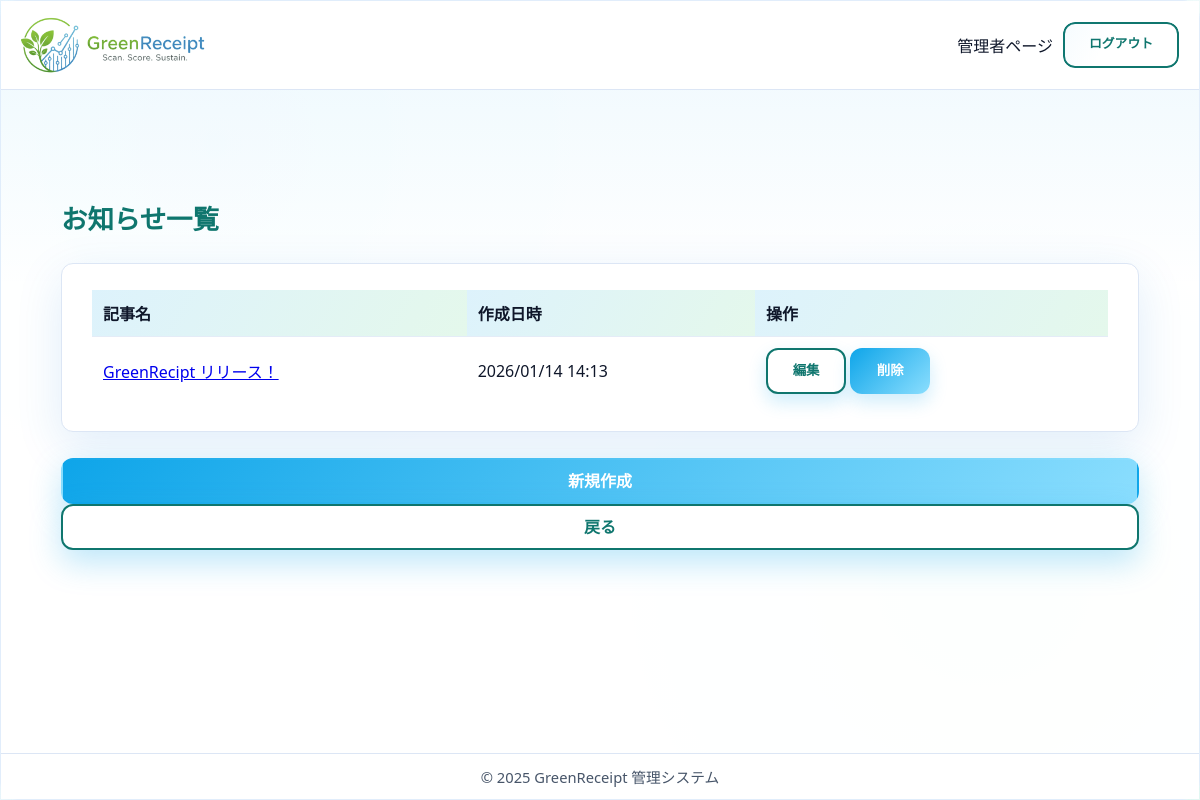
Before: /staff/announcements/ (signed in) with the older database file.
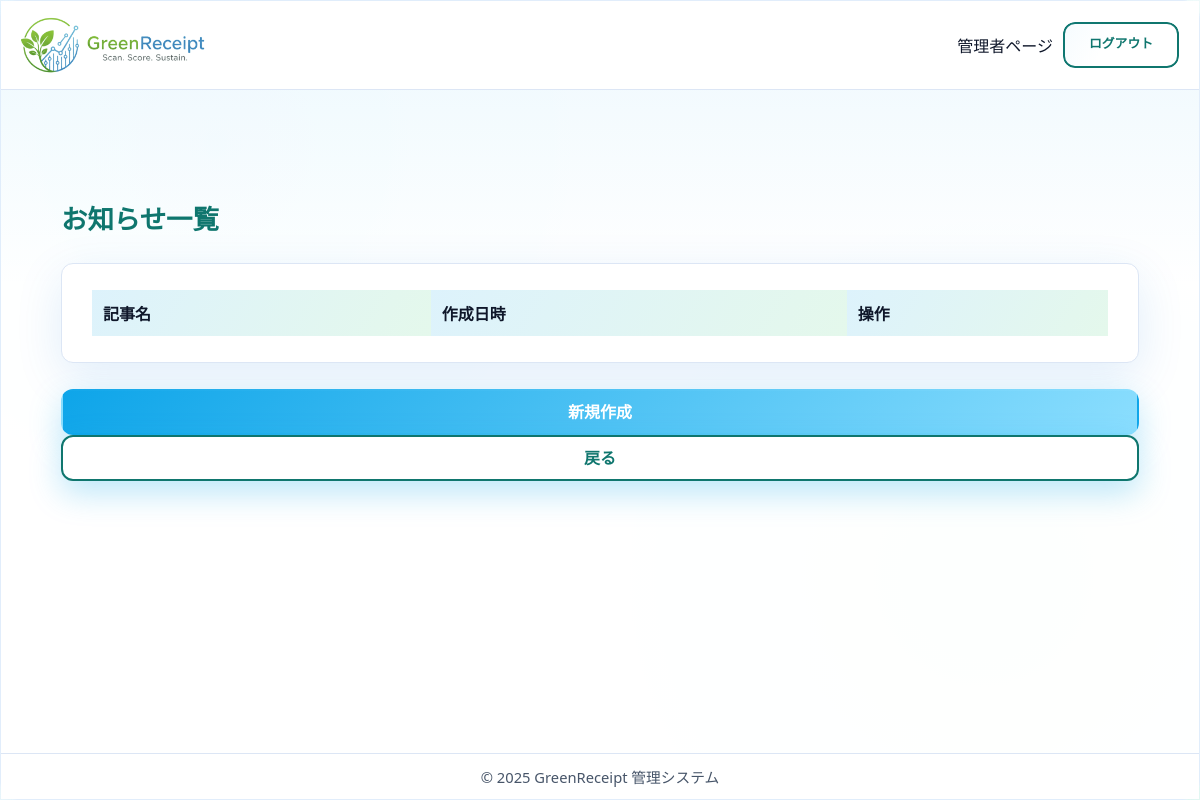
After: the same page with the newer database file.
### core/models.py (models this page shows, shortened)
class Announcement(models.Model):
    title = models.CharField(max_length=100, verbose_name='記事名')
    content = models.TextField(verbose_name='内容')
    file = models.FileField(
        upload_to='announcements/', null=True, blank=True, verbose_name='ファイル')
    created_at = models.DateTimeField(auto_now_add=True, verbose_name='作成日時')
    class Meta:
        verbose_name = 'お知らせ'
        verbose_name_plural = 'お知らせ'

### core/views.py (the view)
# urls.py: path("staff/announcements/", views.announcement_list, name="announcement_list"),
@staff_member_required
def announcement_list(request):
    announcements = Announcement.objects.all().order_by('-created_at')
    return render(request, 'admin/announcement_list.html', {'announcements': announcements})

### core/templates/admin/announcement_list.html (shortened to what this page needs)
{% extends 'admin/admin_base.html' %}
{% block content %}
  <main class="dashboard-main">
  <div class="container-fluid dashboard-section mt-4 px-4">
      <div class="d-flex justify-content-between align-items-center mb-3">
        <h1>お知らせ一覧</h1>
      </div>
      <div class="card">
        <div class="card-body">
          <table class="table">
            <thead>
              <tr>
                <th>記事名</th>
                <th>作成日時</th>
                <th>操作</th>
              </tr>
            </thead>
            <tbody>
              {% for announcement in announcements %}
              <tr>
                <td><a href="{% url 'core:announcement_detail' announcement.id %}">{{ announcement.title }}</a></td>
                <td>{{ announcement.created_at|date:"Y/m/d H:i" }}</td>
                <td>
                  <a href="{% url 'core:announcement_update' announcement.id %}" class="btn btn-secondary btn-sm btn-action">編集</a>
                  <a href="{% url 'core:announcement_delete' announcement.id %}" class="btn btn-danger btn-sm btn-action" onclick="return confirm('「{{ announcement.title }}」を本当に削除してもよろしいですか？');">削除</a>
                </td>
              </tr>
              {% endfor %}
            </tbody>
          </table>
        </div>
      </div>
      <a href="{% url 'core:announcement_create' %}" class="btn btn-primary">新規作成</a>
      <a href="{% url 'core:staff_index' %}" class="btn btn-secondary mt-3">戻る</a>
    </div>
  </main>
{% endblock %}

Changed rows visible on the page:
removed Announcement: title "GreenRecipt リリース！", created_at "2026/01/14 14:13"
